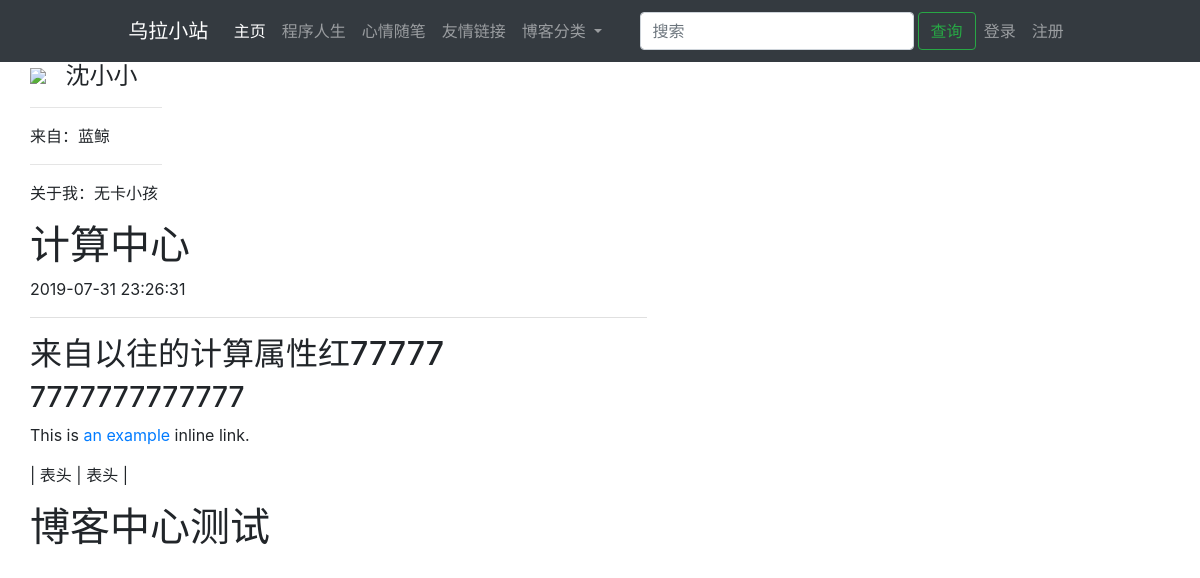
Page /getpost/1 on the committed database.
### app/models.py (models this page shows, shortened)
class User(UserMixin, db.Model):
    __tablename__ = 'user'
    user_id = db.Column(db.Integer, primary_key=True, comment='用户ID')
    user_name = db.Column(db.String(50), unique=True, comment='用户名')
    user_email = db.Column(db.String(20), unique=True, comment='邮箱')
    user_mbl_nm = db.Column(db.String(20), unique=True, comment='用户电话')
    user_passwd_hash = db.Column(db.String(255), comment='用户密码')
    role_id = db.Column(db.Integer, db.ForeignKey('role.role_id'))
    confirmed = db.Column(db.Boolean, default=False)
    location = db.Column(db.String(64))
    about_me = db.Column(db.Text())
    member_since = db.Column(db.DateTime(), default=datetime.now)
    last_seen = db.Column(db.DateTime(), default=datetime.now)
    post = db.relationship('Post', backref='post', lazy='dynamic')
    @property
    def user_passwd(self):
        raise AttributeError('密码不可读')

class Post(db.Model):
    __tablename__ = 'post'
    post_id = db.Column(db.Integer, primary_key=True, comment='文章id')
    user_id = db.Column(
        db.Integer,
        db.ForeignKey('user.user_id'),
        comment='用户ID')
    content = db.Column(db.Text, comment='文章内容')
    crtd_time = db.Column(db.DateTime, comment='创作时间')
    last_edit_time = db.Column(db.Date, comment='最后一次修改时间')
    title = db.Column(db.String(200), comment='文章标题')
    body_html = db.Column(db.Text)

### app/main/views.py (the view)
@main_bp.route('/getpost/<int:postid>')
@pysnooper.snoop()
def get_post(postid):
    post = db.session.query(
        Post.post_id,
        Post.content,
        Post.crtd_time,
        Post.body_html,
        Post.title,
        User.user_name,
        User.user_id,
        User.location,
        User.about_me). filter(
        Post.post_id == postid). filter(
            Post.user_id == User.user_id).first()
    return render_template('main/post.html', post=post, title_name='博客')

### app/auth/views.py (called while the page is built)
@auth_bp.before_app_request
@pysnooper.snoop()
def before_request():
    if current_user.is_authenticated:
        current_user.ping()
        if not current_user.confirmed \
                and request.endpoint \
                and request.blueprint != 'auth' \
                and request.endpoint != 'static':
            r = redirect(url_for('auth.unconfirmed'))
            return r

### app/templates/main/post.html (shortened to what this page needs)
{% extends 'main/base.html' %}
{% block html_attribs %} lang="zh"{% endblock %}
{% block content %}
    <div class="col-md-10 col-md-offset-1">
        <div class="col-md-2">
            <img src="https://avatar.csdn.net/0/3/C/3_cainiao_python.jpg" class="img-circle" style="height: 60px;">
            <span class="h4" style="vertical-align:middle ;padding-left: 15px">{{ post.user_name }}</span>
            <hr>
            <span>来自：{{ post.location }}</span>
            <hr>
            <p>关于我：{{ post.about_me }}</p>
        </div>
        <div class="col-md-8">
            <h1>{{ post.title }}</h1>
            <p>{{ post.crtd_time.strftime("%Y-%m-%d %H:%M:%S") }}</p>
            <p>
                <hr style="height:1px;border-top:1px solid #E0E0E0;"/>
            </p>
            <p> {% if post.body_html %}
                {{ post.body_html | safe }}
            {% else %}
                {{ post.content }}
            {% endif %} </p>
        </div>
    </div>
{% endblock %}

### rows in the picture
User: user_name "沈小小", location "蓝鲸", about_me "无卡小孩"
Post: title "计算中心", body_html "来自以往的计算属性红77777 7777777777777 This is an example inline link. | 表头 | 表头 | 博客中心测试"

### other values in the picture
{{ post.crtd_time.strftime("%Y-%m-%d %H:%M:%S") }} "2019-07-31 23:26:31"
